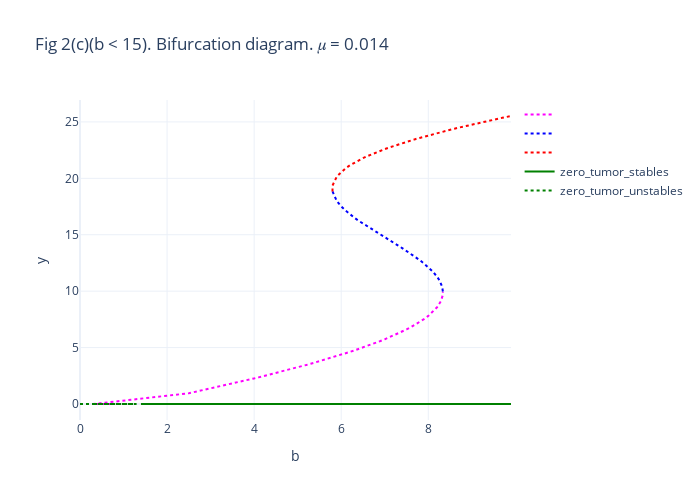

This figure's notebook cell:
### Code cell
fig = go.Figure()

fig.add_trace(go.Scatter(x=pink.b, y=pink.y, mode='lines', name = "",
              line={"color":"magenta"}|get_line_mode(stable=False)))

fig.add_trace(go.Scatter(x=blue.b, y=blue.y, mode='lines', name = "",                         
              line={"color":"blue"}|get_line_mode(stable=False)))

fig.add_trace(go.Scatter(x=red.b, y=red.y, mode='lines', name = "",
              line={"color":"red"}|get_line_mode(stable=False)))

fig.add_trace(go.Scatter(x=zero_tumor_stables.b, y=zero_tumor_stables.y, mode='lines', name = "zero_tumor_stables",
             line={"color":"green"}|get_line_mode(stable=True)))
fig.add_trace(go.Scatter(x=zero_tumor_unstables.b, y=zero_tumor_unstables.y, mode='lines', name = "zero_tumor_unstables",
             line={"color":"green"}|get_line_mode(stable=False)))

fig.update_layout(title="Fig 2(c)(b < 15). Bifurcation diagram. 𝜇 = 0.014")
fig.update_layout(xaxis={"title": "b"}, yaxis={"title": "y"}, template="plotly_white",autosize=False,
    width=700,
    height=500)

### Figure 1 — Plotly figure (JSON) as saved in the notebook; plotly's stock layout.template omitted (floating-point values rounded to 4 significant figures; data arrays with more than 128 entries replaced by an {"elided": "..."} marker saying what was removed)
{"data": [{"line": {"color": "magenta", "dash": "dot"}, "mode": "lines", "name": "", "type": "scatter", "x": {"elided": "140 float values"}, "y": {"elided": "140 float values"}}, {"line": {"color": "blue", "dash": "dot"}, "mode": "lines", "name": "", "type": "scatter", "x": [8.335, 8.335, 8.335, 8.335, 8.335, 8.334, 8.334, 8.334, 8.332, 8.33, 8.328, 8.326, 8.324, 8.322, 8.32, 8.318, 8.316, 8.314, 8.312, 8.31, 8.308, 8.306, 8.304, 8.302, 8.3, 8.3, 8.298, 8.296, 8.294, 8.292, 8.29, 8.288, 8.286, 8.284, 8.282, 8.28, 8.278, 8.276, 8.274, 8.272, 8.27, 8.268, 8.266, 8.264, 8.262, 8.26, 8.258, 8.256, 8.254, 8.252, 8.25, 8.248, 8.246, 8.244, 8.242, 8.24, 8.238, 8.236, 8.234, 8.232, 8.23, 8.228, 8.226, 8.224, 8.222, 8.22, 8.218, 8.216, 8.214, 8.212, 8.21, 8.208, 8.206, 8.204, 8.202, 8.2, 8.2, 8.1, 8, 7.9, 7.8, 7.7, 7.6, 7.5, 7.4, 7.3, 7.2, 7.1, 7, 6.9, 6.8, 6.7, 6.6, 6.5, 6.4, 6.3, 6.2, 6.1, 6, 5.9, 5.8, 5.8], "y": [9.971, 9.989, 10.0, 10.02, 10.03, 10.04, 10.05, 10.06, 10.13, 10.18, 10.23, 10.27, 10.3, 10.34, 10.37, 10.4, 10.42, 10.45, 10.47, 10.5, 10.52, 10.54, 10.56, 10.59, 10.61, 10.61, 10.63, 10.64, 10.66, 10.68, 10.7, 10.72, 10.73, 10.75, 10.77, 10.78, 10.8, 10.81, 10.83, 10.85, 10.86, 10.88, 10.89, 10.9, 10.92, 10.93, 10.95, 10.96, 10.97, 10.99, 11.0, 11.01, 11.03, 11.04, 11.05, 11.06, 11.08, 11.09, 11.1, 11.11, 11.12, 11.14, 11.15, 11.16, 11.17, 11.18, 11.19, 11.2, 11.21, 11.23, 11.24, 11.25, 11.26, 11.27, 11.28, 11.29, 11.29, 11.75, 12.13, 12.46, 12.76, 13.04, 13.31, 13.57, 13.82, 14.06, 14.3, 14.53, 14.77, 15.0, 15.24, 15.48, 15.73, 15.98, 16.24, 16.52, 16.82, 17.14, 17.51, 17.98, 18.84, 18.84]}, {"line": {"color": "red", "dash": "dot"}, "mode": "lines", "name": "", "type": "scatter", "x": {"elided": "154 float values"}, "y": {"elided": "154 float values"}}, {"line": {"color": "green"}, "mode": "lines", "name": "zero_tumor_stables", "type": "scatter", "x": {"elided": "195 float values"}, "y": {"elided": "195 int values"}}, {"line": {"color": "green", "dash": "dot"}, "mode": "lines", "name": "zero_tumor_unstables", "type": "scatter", "x": [0, 0.4, 0.8, 1.2, 0.2, 0.1, 1.3, 1.1, 1, 0.9, 0.7, 0.6, 0.5, 0.3], "y": [0, 0, 0, 0, 0, 0, 0, 0, 0, 0, 0, 0, 0, 0]}], "layout": {"autosize": false, "height": 500, "title": {"text": "Fig 2(c)(b < 15). Bifurcation diagram. 𝜇 = 0.014"}, "width": 700, "xaxis": {"autorange": true, "range": [0, 9.9], "showspikes": false, "title": {"text": "b"}, "type": "linear"}, "yaxis": {"autorange": true, "range": [-1.418, 26.94], "showspikes": false, "title": {"text": "y"}, "type": "linear"}}}
